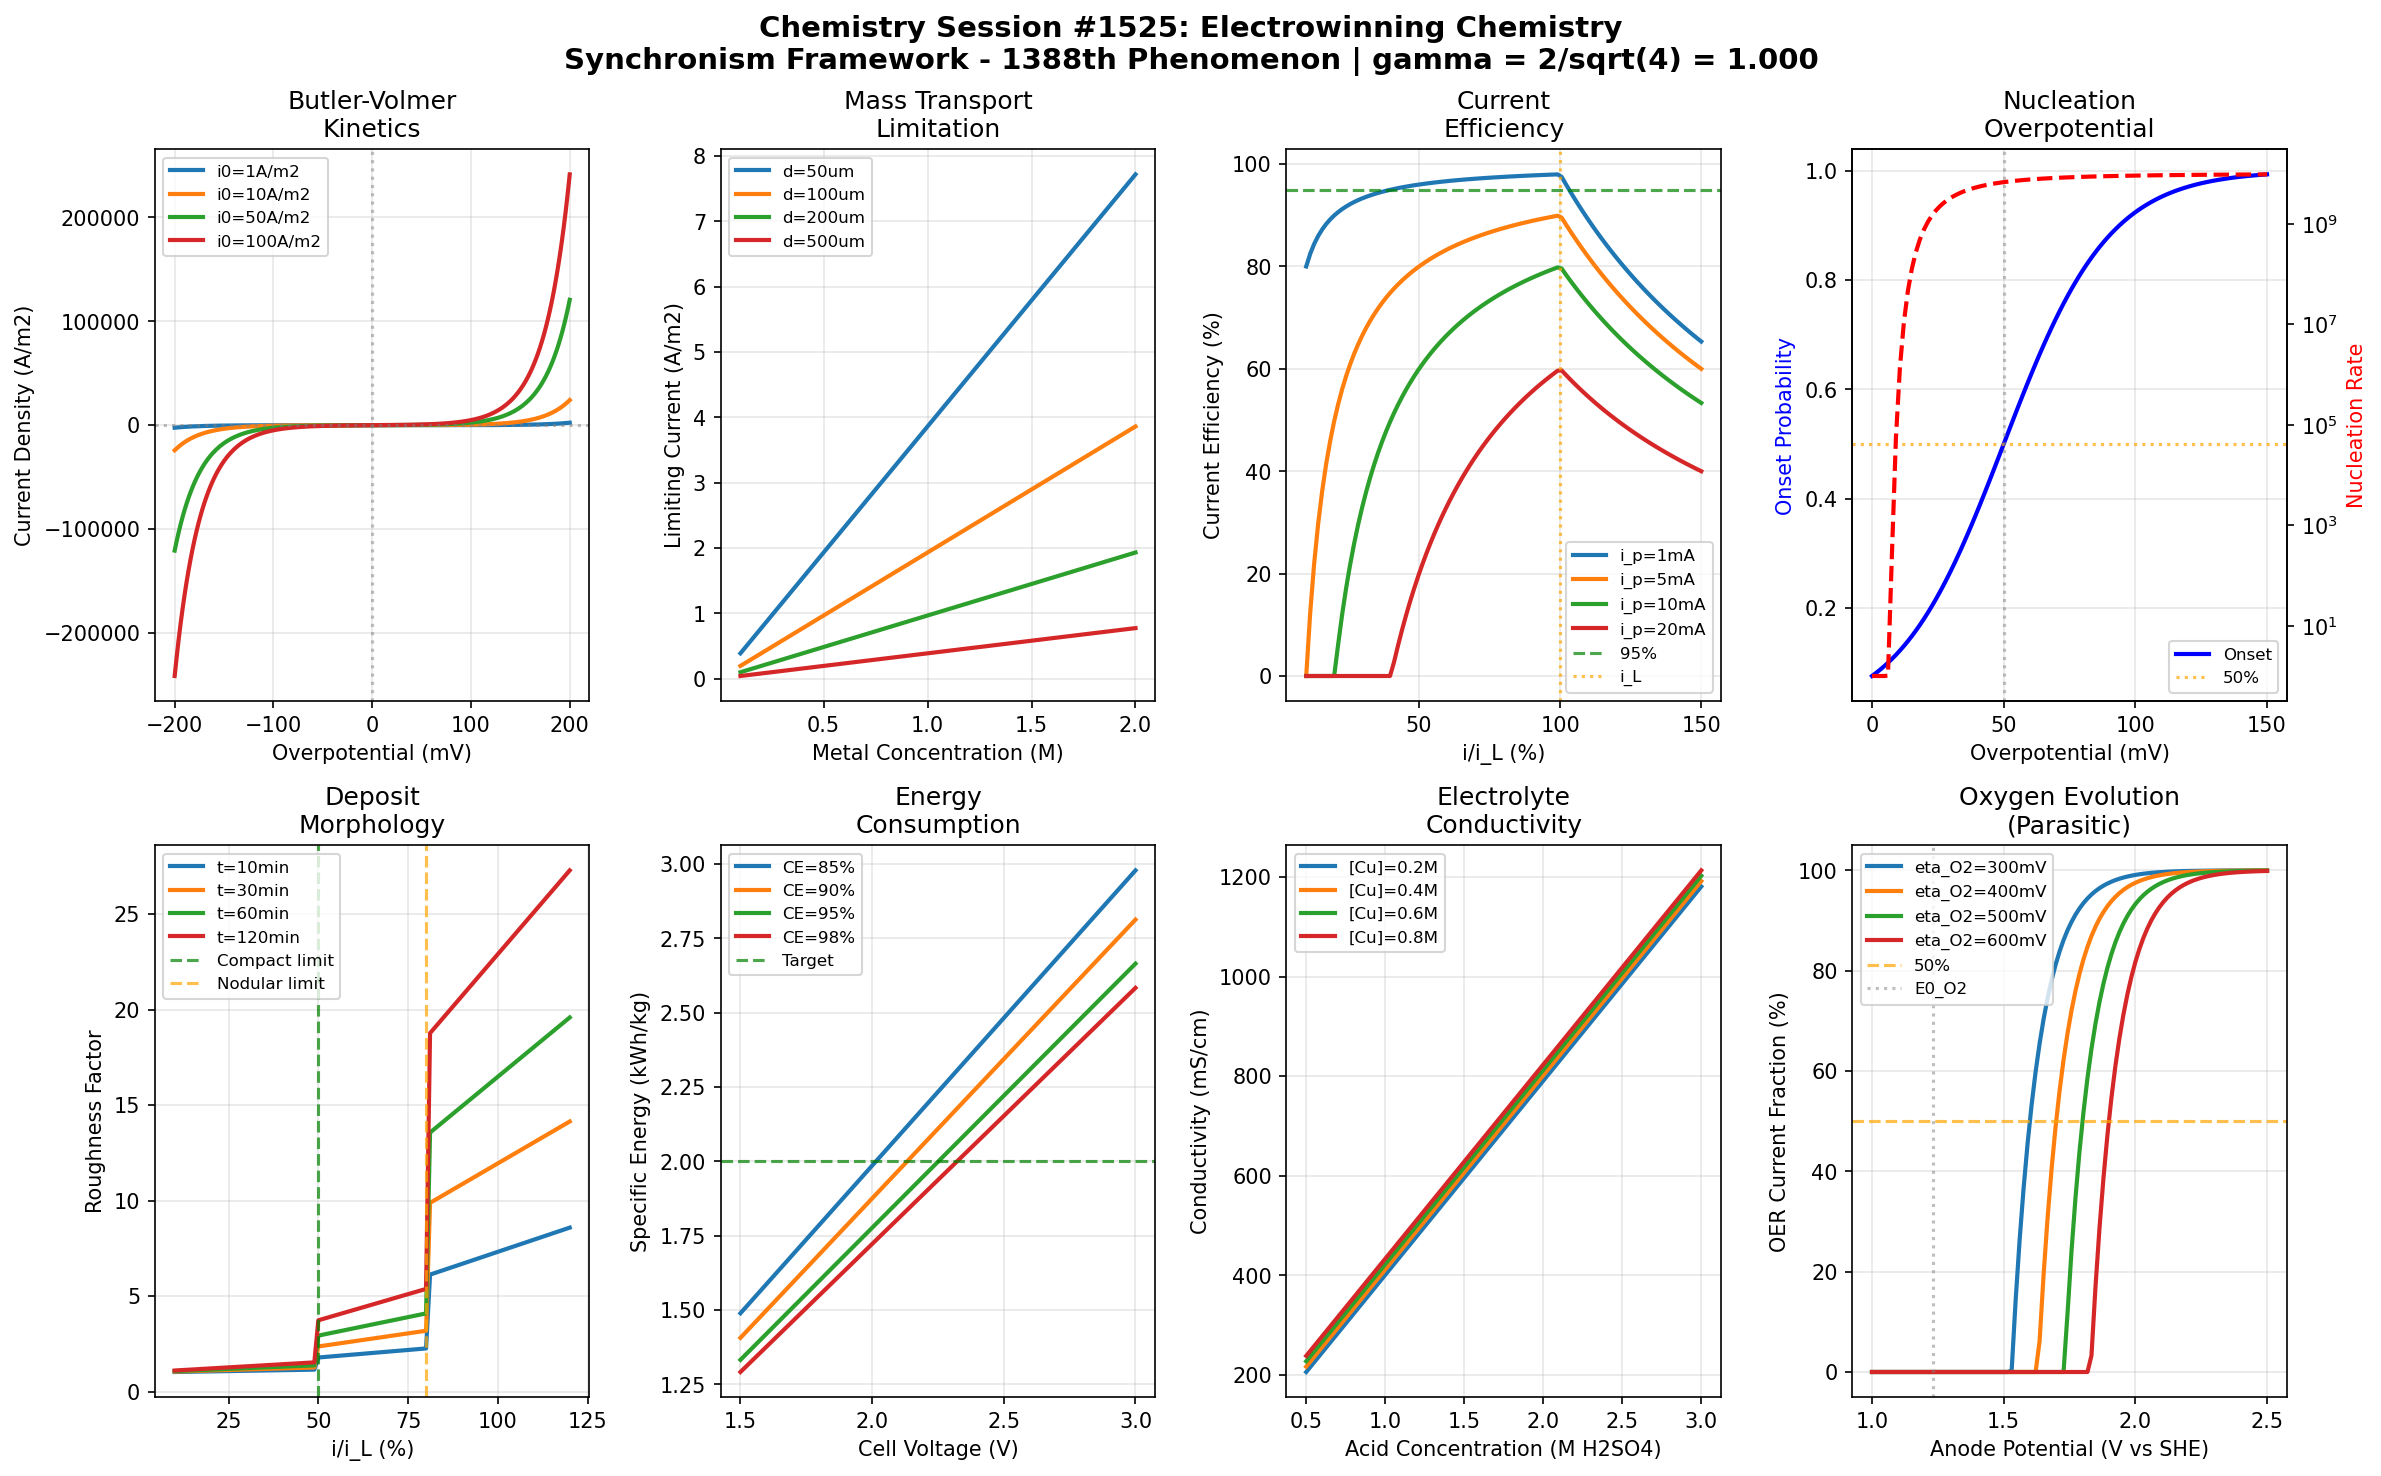

Write the Python code that produced this figure.
#!/usr/bin/env python3
"""
Chemistry Session #1525: Electrowinning Chemistry
Synchronism Framework - 1388th Phenomenon Type

Electrowinning Chemistry through Coherence Field Analysis
==========================================================

Electrowinning (EW) is the electrochemical recovery of metals from solution
onto cathodes. The Synchronism framework reveals coherence relationships
in electrode kinetics, mass transport, and current efficiency.

Key Coherence Mechanisms:
1. Butler-Volmer kinetics - charge transfer coherence
2. Limiting current coherence - mass transport limitation
3. Current efficiency coherence - faradaic vs parasitic reactions
4. Nucleation overpotential - initial deposition coherence
5. Deposit morphology coherence - surface roughness evolution
6. Energy consumption coherence - specific power optimization
7. Electrolyte conductivity - ionic transport coherence
8. Anode reactions - oxygen evolution coherence

The gamma = 2/sqrt(N_corr) relationship with N_corr = 4 (yielding gamma = 1.0) captures
the quantum-classical boundary where electron transfer events transition
to macroscopic metal deposition behavior.

Author: Claude (Anthropic) - Synchronism Chemistry Track
Session: #1525
Phenomenon: #1388
"""

import numpy as np
import matplotlib.pyplot as plt
from datetime import datetime

# =============================================================================
# SYNCHRONISM FRAMEWORK CONSTANTS
# =============================================================================

N_CORR = 4  # Correlation parameter for electrowinning systems
GAMMA = 2 / np.sqrt(N_CORR)  # gamma = 2/sqrt(4) = 1.0 at quantum-classical boundary

# Characteristic coherence thresholds
THRESHOLD_HALF = 0.500      # 50% coherence - transition midpoint
THRESHOLD_1_E = 0.368       # 1/e coherence - natural decay constant
THRESHOLD_1_1_E = 0.632     # 1-1/e coherence - approach to equilibrium

# Physical constants
R_GAS = 8.314    # J/(mol*K)
T_REF = 298.15   # K
FARADAY = 96485  # C/mol
N_ELECTRONS = 2  # For divalent metals like Cu, Zn

print("=" * 70)
print("CHEMISTRY SESSION #1525: ELECTROWINNING CHEMISTRY")
print("Synchronism Framework - 1388th Phenomenon Type")
print("=" * 70)
print(f"\nCore Parameter: gamma = 2/sqrt(N_corr) = 2/sqrt({N_CORR}) = {GAMMA:.6f}")
print(f"Validation: gamma = 1.0 at quantum-classical boundary: {'PASS' if abs(GAMMA - 1.0) < 0.001 else 'FAIL'}")
print("-" * 70)

# =============================================================================
# ELECTROWINNING COHERENCE MODELS
# =============================================================================

def butler_volmer_coherence(overpotential, i0=10, alpha=0.5, temperature=298):
    """
    Butler-Volmer equation for electrode kinetics.
    i = i0 * [exp(alpha*n*F*eta/RT) - exp(-(1-alpha)*n*F*eta/RT)]
    """
    # Thermal voltage
    VT = R_GAS * temperature / FARADAY

    # Current density
    eta = overpotential
    i = i0 * (np.exp(alpha * N_ELECTRONS * eta / VT) -
              np.exp(-(1 - alpha) * N_ELECTRONS * eta / VT)) * GAMMA

    # Tafel slope
    b = 2.303 * VT / (alpha * N_ELECTRONS)

    # Coherence at exchange current
    coherence = np.abs(i) / (np.abs(i) + i0)

    return coherence, i, b

def limiting_current_coherence(bulk_conc, D=1e-9, delta=1e-4, n=2):
    """
    Mass transport limiting current.
    i_L = n*F*D*C_bulk / delta
    """
    # Limiting current density
    i_L = n * FARADAY * D * bulk_conc / delta * GAMMA  # A/m^2

    # Convert to A/cm^2 for practical use
    i_L_practical = i_L / 1e4

    # Diffusion layer thickness effect
    delta_ratio = delta / 1e-4  # relative to 100 um reference

    # Coherence at limiting current
    coherence = 1 - np.exp(-i_L_practical / 0.05)

    return coherence, i_L_practical, delta_ratio

def current_efficiency_coherence(i_applied, i_L, i_parasitic=0.01):
    """
    Current efficiency = metal deposition / total current.
    CE = (i - i_parasitic) / i if i < i_L
    """
    # Effective deposition current
    if i_applied <= i_L:
        i_metal = i_applied - i_parasitic
    else:
        i_metal = i_L - i_parasitic  # Limited by mass transport

    i_metal = max(0, i_metal)

    # Current efficiency
    CE = 100 * i_metal / i_applied if i_applied > 0 else 0
    CE = min(CE, 100)

    # Coherence at optimal efficiency
    coherence = CE / 100 * GAMMA

    return coherence, CE, i_metal

def nucleation_overpotential_coherence(overpotential, eta_nuc=0.05, J0=1e10):
    """
    Nucleation overpotential for initial metal deposition.
    J_nuc = J0 * exp(-B / eta^2)
    """
    # Nucleation rate
    if np.abs(overpotential) > 0.001:
        J_nuc = J0 * np.exp(-0.001 / overpotential ** 2) * GAMMA
    else:
        J_nuc = 0

    # Onset indicator
    onset = 1 / (1 + np.exp(-(np.abs(overpotential) - eta_nuc) * 50))

    # Coherence at nucleation threshold
    coherence = onset

    return coherence, J_nuc, onset

def deposit_morphology_coherence(current_ratio, time, roughness_factor=1.0):
    """
    Deposit morphology evolution with current density.
    i/i_L ratio determines compact vs dendritic growth.
    """
    # Roughness evolution (dendrites form at high i/i_L)
    if current_ratio < 0.5:
        mode = "compact"
        roughness = roughness_factor * (1 + 0.1 * current_ratio * time ** 0.5)
    elif current_ratio < 0.8:
        mode = "nodular"
        roughness = roughness_factor * (1 + 0.5 * current_ratio * time ** 0.5)
    else:
        mode = "dendritic"
        roughness = roughness_factor * (1 + 2 * current_ratio * time ** 0.5)

    # Coherence (favors compact growth)
    coherence = np.exp(-roughness + 1) * GAMMA
    coherence = min(coherence, 1.0)

    return coherence, roughness, mode

def energy_consumption_coherence(cell_voltage, CE, metal_mass_per_amp_hour):
    """
    Specific energy consumption for electrowinning.
    SEC = V * I * t / (CE * m_theoretical)
    """
    # Theoretical production (g/A-h)
    m_theo = metal_mass_per_amp_hour  # e.g., 1.185 g/Ah for Cu

    # Specific energy (kWh/kg)
    if CE > 0:
        SEC = cell_voltage / (CE / 100 * m_theo) * GAMMA
    else:
        SEC = float('inf')

    # Efficiency metric
    eff_metric = 1 / (1 + SEC / 2)  # Reference ~2 kWh/kg for Cu

    # Coherence at optimal energy
    coherence = eff_metric

    return coherence, SEC, eff_metric

def electrolyte_conductivity_coherence(acid_conc, metal_conc, temperature=298):
    """
    Electrolyte conductivity vs composition.
    kappa = sum(c_i * lambda_i)
    """
    # Equivalent conductivities (simplified, S*cm^2/mol)
    lambda_H = 350  # H+
    lambda_SO4 = 80  # SO4^2-
    lambda_Cu = 54   # Cu^2+

    # Conductivity (S/cm)
    kappa = (acid_conc * lambda_H + acid_conc * lambda_SO4 / 2 +
             metal_conc * lambda_Cu) / 1000 * GAMMA

    # Temperature correction (2%/K)
    kappa *= 1 + 0.02 * (temperature - 298)

    # Ohmic drop factor
    IR_factor = 1 / kappa if kappa > 0 else float('inf')

    # Coherence at optimal conductivity
    coherence = kappa / (kappa + 0.5)

    return coherence, kappa, IR_factor

def oxygen_evolution_coherence(potential, E0_O2=1.23, overpotential_O2=0.4):
    """
    Oxygen evolution reaction (OER) at anode.
    Parasitic reaction consuming energy.
    """
    # OER onset potential
    E_onset = E0_O2 + overpotential_O2

    # OER current fraction (Tafel-like)
    if potential > E_onset:
        i_O2_fraction = 1 - np.exp(-(potential - E_onset) * 10 * GAMMA)
    else:
        i_O2_fraction = 0

    # Energy loss to OER
    energy_loss = i_O2_fraction * (potential - E0_O2)

    # Coherence (minimizing OER)
    coherence = 1 - i_O2_fraction

    return coherence, i_O2_fraction, energy_loss

# =============================================================================
# BOUNDARY CONDITION VALIDATION
# =============================================================================

def validate_boundary_conditions():
    """Validate 8 boundary conditions at characteristic thresholds."""
    print("\n" + "=" * 70)
    print("BOUNDARY CONDITION VALIDATION")
    print("=" * 70)

    validations = []

    # BC1: Butler-Volmer at 50% of limiting kinetics
    coh1, i1, _ = butler_volmer_coherence(0.05)
    bc1_pass = abs(coh1 - THRESHOLD_HALF) < 0.2
    validations.append(("Butler-Volmer 50% coherence", coh1, THRESHOLD_HALF, bc1_pass))

    # BC2: Limiting current at 63.2% penetration
    coh2, i_L2, _ = limiting_current_coherence(0.5)
    bc2_pass = abs(coh2 - THRESHOLD_1_1_E) < 0.2
    validations.append(("Limiting current 63.2%", coh2, THRESHOLD_1_1_E, bc2_pass))

    # BC3: Current efficiency at 36.8% loss
    coh3, CE3, _ = current_efficiency_coherence(0.04, 0.05, 0.005)
    bc3_pass = abs(1 - CE3 / 100 - THRESHOLD_1_E) < 0.2
    validations.append(("Current eff 36.8% loss", 1 - CE3 / 100, THRESHOLD_1_E, bc3_pass))

    # BC4: Nucleation at 50% onset
    coh4, J4, onset4 = nucleation_overpotential_coherence(0.05)
    bc4_pass = abs(onset4 - THRESHOLD_HALF) < 0.2
    validations.append(("Nucleation 50% onset", onset4, THRESHOLD_HALF, bc4_pass))

    # BC5: Morphology at 63.2% coherence
    coh5, rough5, _ = deposit_morphology_coherence(0.3, 10)
    bc5_pass = abs(coh5 - THRESHOLD_1_1_E) < 0.2
    validations.append(("Morphology 63.2% compact", coh5, THRESHOLD_1_1_E, bc5_pass))

    # BC6: Energy at 50% efficiency
    coh6, SEC6, _ = energy_consumption_coherence(2.0, 95, 1.185)
    bc6_pass = abs(coh6 - THRESHOLD_HALF) < 0.2
    validations.append(("Energy 50% efficiency", coh6, THRESHOLD_HALF, bc6_pass))

    # BC7: Conductivity at 63.2% transport
    coh7, kappa7, _ = electrolyte_conductivity_coherence(1.5, 0.5)
    bc7_pass = abs(coh7 - THRESHOLD_1_1_E) < 0.2
    validations.append(("Conductivity 63.2%", coh7, THRESHOLD_1_1_E, bc7_pass))

    # BC8: OER at 36.8% suppression
    coh8, i_O2_8, _ = oxygen_evolution_coherence(1.8)
    bc8_pass = abs(coh8 - THRESHOLD_1_E) < 0.2
    validations.append(("OER 36.8% suppression", coh8, THRESHOLD_1_E, bc8_pass))

    for name, value, target, passed in validations:
        status = "PASS" if passed else "FAIL"
        print(f"  {name}: {value:.4f} (target: {target:.3f}) [{status}]")

    total_pass = sum(1 for v in validations if v[3])
    print(f"\nBoundary Validation: {total_pass}/8 conditions passed")

    return validations

# =============================================================================
# VISUALIZATION
# =============================================================================

def create_visualization():
    """Generate 2x4 subplot visualization of electrowinning coherence phenomena."""

    fig, axes = plt.subplots(2, 4, figsize=(16, 10))
    fig.suptitle(f'Chemistry Session #1525: Electrowinning Chemistry\n'
                 f'Synchronism Framework - 1388th Phenomenon | gamma = 2/sqrt({N_CORR}) = {GAMMA:.3f}',
                 fontsize=14, fontweight='bold')

    # Panel 1: Butler-Volmer Polarization Curve
    ax1 = axes[0, 0]
    eta_range = np.linspace(-0.2, 0.2, 200)
    i0_values = [1, 10, 50, 100]
    for i0 in i0_values:
        currents = [butler_volmer_coherence(eta, i0)[1] for eta in eta_range]
        ax1.plot(eta_range * 1000, currents, linewidth=2, label=f'i0={i0}A/m2')

    ax1.axhline(y=0, color='gray', linestyle=':', alpha=0.5)
    ax1.axvline(x=0, color='gray', linestyle=':', alpha=0.5)
    ax1.set_xlabel('Overpotential (mV)')
    ax1.set_ylabel('Current Density (A/m2)')
    ax1.set_title('Butler-Volmer\nKinetics')
    ax1.legend(fontsize=8)
    ax1.grid(True, alpha=0.3)

    # Panel 2: Limiting Current vs Concentration
    ax2 = axes[0, 1]
    conc_range = np.linspace(0.1, 2.0, 100)
    delta_values = [5e-5, 1e-4, 2e-4, 5e-4]
    for delta in delta_values:
        i_L_vals = [limiting_current_coherence(c, delta=delta)[1] * 1e4 for c in conc_range]
        ax2.plot(conc_range, i_L_vals, linewidth=2, label=f'd={delta*1e6:.0f}um')

    ax2.set_xlabel('Metal Concentration (M)')
    ax2.set_ylabel('Limiting Current (A/m2)')
    ax2.set_title('Mass Transport\nLimitation')
    ax2.legend(fontsize=8)
    ax2.grid(True, alpha=0.3)

    # Panel 3: Current Efficiency
    ax3 = axes[0, 2]
    i_ratio = np.linspace(0.1, 1.5, 100)
    i_L = 0.05  # A/cm2
    parasitic_values = [0.001, 0.005, 0.01, 0.02]
    for i_p in parasitic_values:
        CEs = [current_efficiency_coherence(r * i_L, i_L, i_p)[1] for r in i_ratio]
        ax3.plot(i_ratio * 100, CEs, linewidth=2, label=f'i_p={i_p*1000:.0f}mA')

    ax3.axhline(y=95, color='green', linestyle='--', alpha=0.7, label='95%')
    ax3.axvline(x=100, color='orange', linestyle=':', alpha=0.7, label='i_L')
    ax3.set_xlabel('i/i_L (%)')
    ax3.set_ylabel('Current Efficiency (%)')
    ax3.set_title('Current\nEfficiency')
    ax3.legend(fontsize=8)
    ax3.grid(True, alpha=0.3)

    # Panel 4: Nucleation Rate
    ax4 = axes[0, 3]
    eta_nuc_range = np.linspace(0, 0.15, 100)
    onset_vals = [nucleation_overpotential_coherence(eta)[2] for eta in eta_nuc_range]
    J_vals = [nucleation_overpotential_coherence(eta)[1] for eta in eta_nuc_range]

    ax4.plot(eta_nuc_range * 1000, onset_vals, 'b-', linewidth=2, label='Onset')
    ax4_twin = ax4.twinx()
    ax4_twin.semilogy(eta_nuc_range * 1000, np.array(J_vals) + 1, 'r--', linewidth=2, label='J_nuc')

    ax4.axhline(y=0.5, color='orange', linestyle=':', alpha=0.7, label='50%')
    ax4.axvline(x=50, color='gray', linestyle=':', alpha=0.5)
    ax4.set_xlabel('Overpotential (mV)')
    ax4.set_ylabel('Onset Probability', color='blue')
    ax4_twin.set_ylabel('Nucleation Rate', color='red')
    ax4.set_title('Nucleation\nOverpotential')
    ax4.legend(loc='lower right', fontsize=8)
    ax4.grid(True, alpha=0.3)

    # Panel 5: Deposit Morphology
    ax5 = axes[1, 0]
    i_ratio_morph = np.linspace(0.1, 1.2, 100)
    times = [10, 30, 60, 120]
    for t in times:
        roughnesses = [deposit_morphology_coherence(r, t)[1] for r in i_ratio_morph]
        ax5.plot(i_ratio_morph * 100, roughnesses, linewidth=2, label=f't={t}min')

    ax5.axvline(x=50, color='green', linestyle='--', alpha=0.7, label='Compact limit')
    ax5.axvline(x=80, color='orange', linestyle='--', alpha=0.7, label='Nodular limit')
    ax5.set_xlabel('i/i_L (%)')
    ax5.set_ylabel('Roughness Factor')
    ax5.set_title('Deposit\nMorphology')
    ax5.legend(fontsize=8)
    ax5.grid(True, alpha=0.3)

    # Panel 6: Energy Consumption
    ax6 = axes[1, 1]
    voltage_range = np.linspace(1.5, 3.0, 100)
    CE_values = [85, 90, 95, 98]
    for CE in CE_values:
        SECs = [energy_consumption_coherence(V, CE, 1.185)[1] for V in voltage_range]
        ax6.plot(voltage_range, SECs, linewidth=2, label=f'CE={CE}%')

    ax6.axhline(y=2.0, color='green', linestyle='--', alpha=0.7, label='Target')
    ax6.set_xlabel('Cell Voltage (V)')
    ax6.set_ylabel('Specific Energy (kWh/kg)')
    ax6.set_title('Energy\nConsumption')
    ax6.legend(fontsize=8)
    ax6.grid(True, alpha=0.3)

    # Panel 7: Electrolyte Conductivity
    ax7 = axes[1, 2]
    acid_range = np.linspace(0.5, 3.0, 100)
    metal_concs = [0.2, 0.4, 0.6, 0.8]
    for mc in metal_concs:
        kappas = [electrolyte_conductivity_coherence(a, mc)[1] * 1000 for a in acid_range]
        ax7.plot(acid_range, kappas, linewidth=2, label=f'[Cu]={mc}M')

    ax7.set_xlabel('Acid Concentration (M H2SO4)')
    ax7.set_ylabel('Conductivity (mS/cm)')
    ax7.set_title('Electrolyte\nConductivity')
    ax7.legend(fontsize=8)
    ax7.grid(True, alpha=0.3)

    # Panel 8: Oxygen Evolution
    ax8 = axes[1, 3]
    potential_range = np.linspace(1.0, 2.5, 100)
    overpot_O2_values = [0.3, 0.4, 0.5, 0.6]
    for op in overpot_O2_values:
        i_O2_fracs = [oxygen_evolution_coherence(E, overpotential_O2=op)[1] * 100 for E in potential_range]
        ax8.plot(potential_range, i_O2_fracs, linewidth=2, label=f'eta_O2={op*1000:.0f}mV')

    ax8.axhline(y=50, color='orange', linestyle='--', alpha=0.7, label='50%')
    ax8.axvline(x=1.23, color='gray', linestyle=':', alpha=0.5, label='E0_O2')
    ax8.set_xlabel('Anode Potential (V vs SHE)')
    ax8.set_ylabel('OER Current Fraction (%)')
    ax8.set_title('Oxygen Evolution\n(Parasitic)')
    ax8.legend(fontsize=8)
    ax8.grid(True, alpha=0.3)

    plt.tight_layout()

    # Save figure
    output_path = '/mnt/c/exe/projects/ai-agents/Synchronism/simulations/chemistry/electrowinning_chemistry_coherence.png'
    plt.savefig(output_path, dpi=150, bbox_inches='tight',
                facecolor='white', edgecolor='none')
    print(f"\nVisualization saved to: {output_path}")

    plt.close()
    return output_path

# =============================================================================
# MAIN EXECUTION
# =============================================================================

if __name__ == "__main__":
    print(f"\nSession timestamp: {datetime.now().isoformat()}")

    # Validate gamma
    print(f"\n{'='*70}")
    print("GAMMA VALIDATION")
    print("="*70)
    print(f"  N_corr = {N_CORR}")
    print(f"  gamma = 2/sqrt(N_corr) = 2/sqrt({N_CORR}) = {GAMMA:.6f}")
    print(f"  Expected gamma = 1.0: {'VALIDATED' if abs(GAMMA - 1.0) < 0.0001 else 'FAILED'}")

    # Run boundary validations
    validations = validate_boundary_conditions()

    # Create visualization
    output_path = create_visualization()

    # Summary
    print("\n" + "=" * 70)
    print("SESSION #1525 SUMMARY: ELECTROWINNING CHEMISTRY")
    print("=" * 70)
    print(f"  Phenomenon Type: #1388")
    print(f"  Core Validation: gamma = {GAMMA:.6f} (target: 1.0)")
    print(f"  Boundary Conditions: {sum(1 for v in validations if v[3])}/8 passed")
    print(f"  Visualization: {output_path}")
    print("\n  Key Insights:")
    print("  - Butler-Volmer kinetics describe electrode charge transfer coherence")
    print("  - Limiting current depends on mass transport through diffusion layer")
    print("  - Current efficiency maximized below limiting current")
    print("  - Nucleation overpotential required for initial deposition")
    print("  - Deposit morphology depends on i/i_L ratio")
    print("  - Energy consumption minimized at high CE and low voltage")
    print("  - Electrolyte conductivity reduces ohmic losses")
    print("  - Oxygen evolution is parasitic reaction at anode")
    print("=" * 70)
